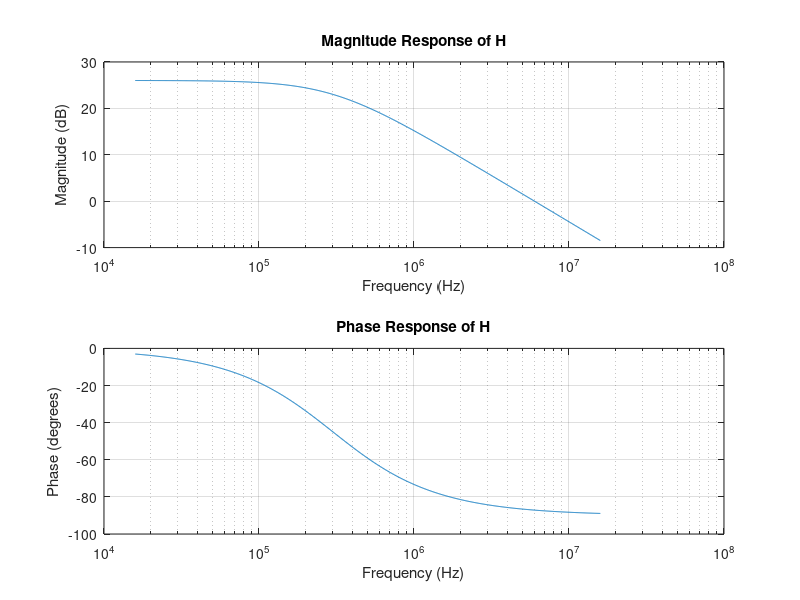
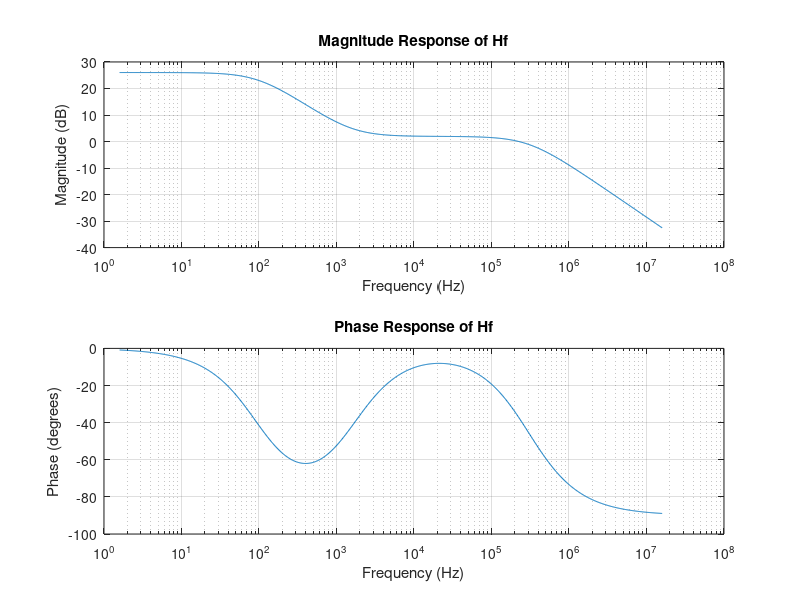
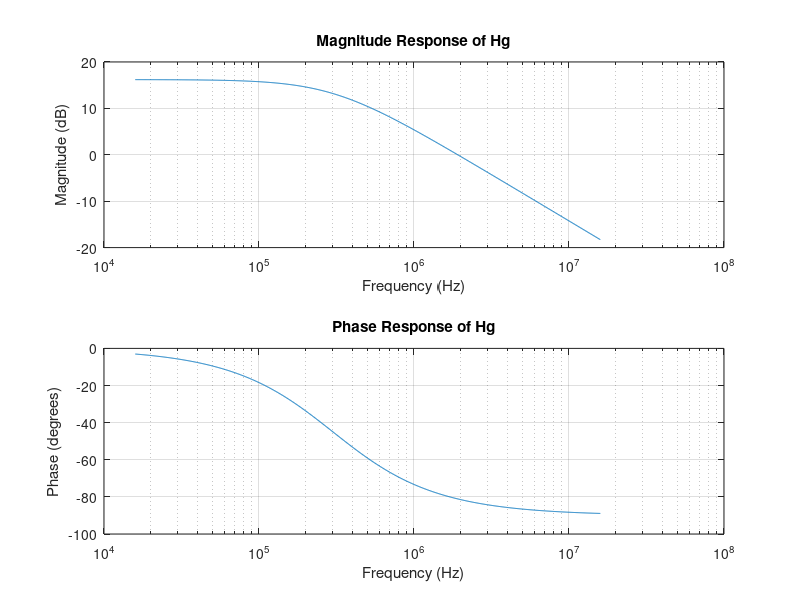
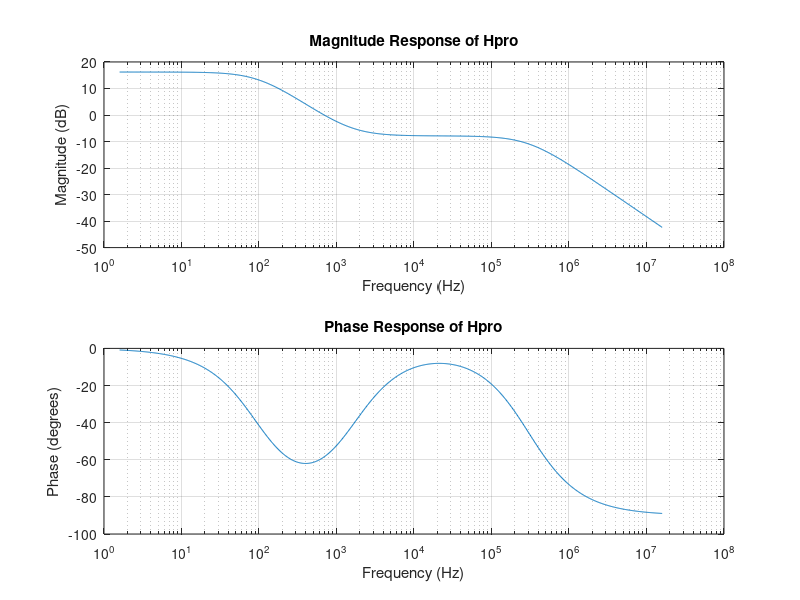

Recreate these plots in MATLAB, in order.
close all
clear all
clc

% Definición de la función de impedancia en paralelo
paralelo = @(Z1, Z2) (Z1 .* Z2) / (Z1 + Z2);

% Sistema de transferencia
s = tf('s');
H = 20 / (s / (2 * pi * 300e3) + 1);

% Obtener los datos de Bode para H
[mag_H, phase_H, omega_H] = bode(H);
freq_H = omega_H / (2 * pi); % Convertir frecuencia a Hz

% Graficar H
figure;
subplot(2, 1, 1);
semilogx(freq_H, 20*log10(squeeze(mag_H))); % Magnitud en dB
xlabel('Frequency (Hz)');
ylabel('Magnitude (dB)');
grid on;
title('Magnitude Response of H');

subplot(2, 1, 2);
semilogx(freq_H, squeeze(phase_H)); % Fase en grados
xlabel('Frequency (Hz)');
ylabel('Phase (degrees)');
grid on;
title('Phase Response of H');

% Sistema Hf
Hf = 2 * paralelo(15e3, 1 / (s * 100e-9) + 1e3) / ((150 + 1.35e3) * (s / (2 * pi * 300e3) + 1));
[mag_Hf, phase_Hf, omega_Hf] = bode(Hf);
freq_Hf = omega_Hf / (2 * pi);

% Graficar Hf
figure;
subplot(2, 1, 1);
semilogx(freq_Hf, 20*log10(squeeze(mag_Hf))); % Magnitud en dB
xlabel('Frequency (Hz)');
ylabel('Magnitude (dB)');
grid on;
title('Magnitude Response of Hf');

subplot(2, 1, 2);
semilogx(freq_Hf, squeeze(phase_Hf)); % Fase en grados
xlabel('Frequency (Hz)');
ylabel('Phase (degrees)');
grid on;
title('Phase Response of Hf');

% Sistema Hg
Hg = 2 * 15e3 / ((150 + paralelo(1.35e3, -1.93e3)) * (s / (2 * pi * 300e3) + 1));
[mag_Hg, phase_Hg, omega_Hg] = bode(Hg);
freq_Hg = omega_Hg / (2 * pi);

% Graficar Hg
figure;
subplot(2, 1, 1);
semilogx(freq_Hg, 20*log10(squeeze(mag_Hg))); % Magnitud en dB
xlabel('Frequency (Hz)');
ylabel('Magnitude (dB)');
grid on;
title('Magnitude Response of Hg');

subplot(2, 1, 2);
semilogx(freq_Hg, squeeze(phase_Hg)); % Fase en grados
xlabel('Frequency (Hz)');
ylabel('Phase (degrees)');
grid on;
title('Phase Response of Hg');

% Sistema Hpro
Hpro = 2 * paralelo(15e3, 1 / (s * 100e-9) + 1e3) / ((150 + paralelo(1.35e3, -1.93e3)) * (s / (2 * pi * 300e3) + 1));
[mag_Hpro, phase_Hpro, omega_Hpro] = bode(Hpro);
freq_Hpro = omega_Hpro / (2 * pi);

% Graficar Hpro
figure;
subplot(2, 1, 1);
semilogx(freq_Hpro, 20*log10(squeeze(mag_Hpro))); % Magnitud en dB
xlabel('Frequency (Hz)');
ylabel('Magnitude (dB)');
grid on;
title('Magnitude Response of Hpro');

subplot(2, 1, 2);
semilogx(freq_Hpro, squeeze(phase_Hpro)); % Fase en grados
xlabel('Frequency (Hz)');
ylabel('Phase (degrees)');
grid on;
title('Phase Response of Hpro');
